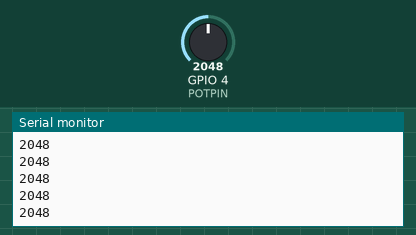
This sketch was run on a simulated ESP32. Parts: the last lines printed to the serial monitor. The inputs (shaded band) are chosen by the test bench; at power-on: GPIO 4 (POTPIN) = 2048.

Above: at 2.2 s.
2.3 s: GPIO 4 (POTPIN) set to 2866
At 2.31 s:
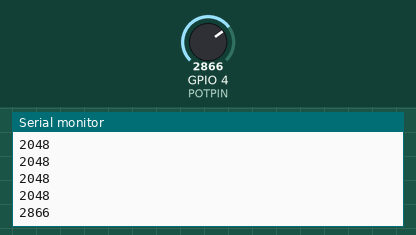
3.8 s: GPIO 4 (POTPIN) set to 3603
At 3.81 s:
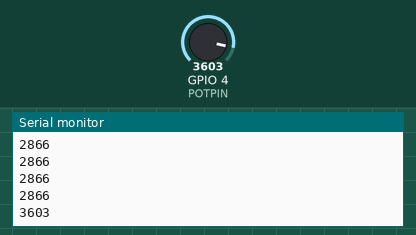
Timing chart, 0 to 6.8 s (numbered marks = the images above; inputs shaded):
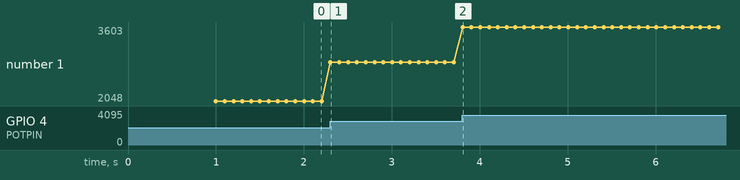

The sketch:

POTENTIOMETERESP32.ino
```cpp
// Sets the potentiometer pin to D4
const int POTPIN = 4;

// variable for storing the potentiometer value
int POTVALUE = 0;

void setup() {
  Serial.begin(9600);
  delay(1000);
}

void loop() {
  // Reading potentiometer value
  POTVALUE = analogRead(POTPIN); // Sets the potentiometer value as reading the value of the potentiometer pin
  Serial.println(POTVALUE); // Prints the potentiometer value
  delay(100); // Creates a delay of 100 milliseconds between when it prints each value
}
```

Measured:
- after the input at 2.3 s, the serial monitor: prints a new line at once (image 1)
- after the input at 3.8 s, the serial monitor: prints a new line at once (image 2)
- plotted number 1: 2048 → 2866 after the input at 2.3 s, 2866 → 3603 after the input at 3.8 s
